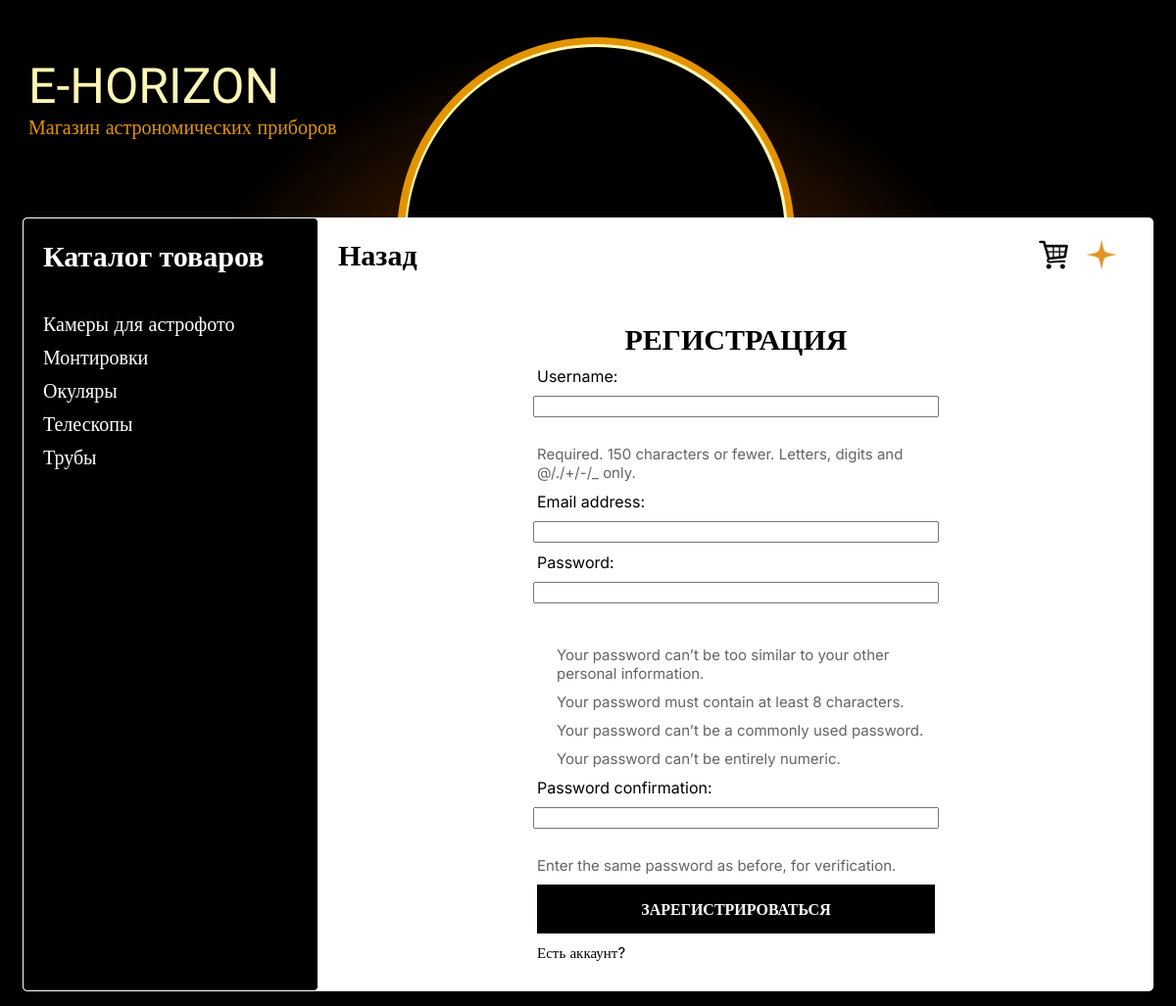
Screenshot of /register/ with the database file from the repository.
### shop/models.py (models this page shows, shortened)
class Category(models.Model):
    name = models.CharField(max_length=200, db_index=True)
    slug = models.SlugField(max_length=200, db_index=True, unique=True)
    class Meta:
        ordering = ('name',)
        verbose_name = 'Категория'
        verbose_name_plural = 'Категории'

### shop/views.py (the view)
# urls.py: path('register/', views.register_user, name='register'),
def register_user(request):
    categories = Category.objects.all()
    if request.method == 'POST':
        form2 = SignUpForm(request.POST)
        if form2.is_valid():
           form2.save()
           username = form2.cleaned_data['username']
           password = form2.cleaned_data['password1']
           user = authenticate(username=username, password=password)
           login(request, user)
           messages.success(request, ('Вы были успешно зарегистрированы!'))
           return redirect('product_list')
        else:
            print(form2.errors.as_data())
            messages.success(request, ('Что-то пошло не так!'))
            return redirect('register')
    else:
        form2 = SignUpForm()
        return render(request, 'register.html', {
        'form2':form2,
        'categories': categories
    })

### shop/forms.py
class SignUpForm(UserCreationForm):
    class Meta:
        model = User
        fields = ['username', 'email', 'password1', 'password2']

### shop/templates/register.html (shortened to what this page needs)
{% extends 'store.html' %}
{% load static %}
{% block whitezone %}
<div class="navbar">
    <a href="{{ request.META.HTTP_REFERER }}"><h2 class="categorytitle">Назад</h2></a>
    <div class="table">
        <table >
            <tr>
                <td class="cornernavbar">
                    <a href="{% url 'cart_detail' %}"><img src="{% static 'images/cart.png'%}" alt="Корзина"></a>
                </td>
                <td class="cornernavbar">
                    <a href="{% url 'get_user' %}"><img src="{% static 'images/profile.png'%}" alt="Профиль"></a>
                </td>
            </tr>
        </table>
    </div>
</div>
<div>
    <form method="post" action="{% url 'register' %}"  class="login">
        <h2 class="logintitle">РЕГИСТРАЦИЯ</h2>
        {{form2.as_table}}
        <button type="submit" class="btntocart">ЗАРЕГИСТРИРОВАТЬСЯ</button>
        <a href="{% url 'login' %}">Есть аккаунт?</a>
    </form>
</div>
{% endblock whitezone %}

### shop/templates/store.html (shortened to what this page needs)
{% extends 'main.html' %}
{% load static %}
{% block content %}
    <div class="catalog">
        <h2 class="catalogtitle">Каталог товаров</h2>
        <ul>
            {% for category in categories %}
            <li>
                <a href="{% url 'product_list_by_category' category.slug %}">{{category.name}}</a>
            </li>
            {% endfor %}
        </ul>
    </div>
    <div class="whitezone">
        {% block whitezone %}
        {% endblock whitezone %}
    </div>
{% endblock content %}

### static/css/style.css (style rules this page uses)
body { background: rgb(157,67,4); background: radial-gradient(circle, rgba(157,67,4,1) 0%, rgba(0,0,0,1) 60%); background-repeat: no-repeat; background-attachment: fixed; }
.whitezone { width: 100%; }
.navbar { display: flex; flex-direction: row; width: 100%; }
.cornernavbar { width: 30px; }
.cornernavbar > a >img { width: 30px; height: 30px; object-fit: scale-down; }
.catalog { background-color: rgb(0, 0, 0); min-width: 300px; width: 300px; border: 1px solid; border-radius: 5px; border-color: rgb(255, 255, 255); display: flex; flex-direction: column; padding-bottom: 20px; }
.catalogtitle { font-family: 'Inter'; font-size: 30px; color: #ffffff; margin-top: 20px; margin-left: 20px; }
ul { list-style-type: none; padding-left: 20px; padding-top: 5px; margin: 0px; }
li { margin-top: 10px; }
a { font-family: 'Inter'; font-size: 20px; color: #ffffff; text-decoration: none; margin-left: 0px; }
.categorytitle { font-family: 'Inter'; font-size: 30px; color: #000000; margin-top: 20px; margin-left: 20px; }
.btntocart { display: inline; font-family: 'Inter'; font-weight:bold; background-color: #000000; border: none; color: white; padding: 15px 32px; text-align: center; text-decoration: none; display: inline-block; font-size: 16px; transition-duration: 0.1s; }
h2 { font-family: 'Inter'; font-size: 30px; color: #000000; }
.login { display: flex; flex-direction: column; margin: 20px; align-items: center; }
.login > * { font-family: 'Inter'; margin: 5px; width: 50%; }
.logintitle { text-align: center; }
.login > a { color:#000000; font-size: 15px; margin-bottom: 10px; }
label { font-family: 'Inter'; }
.helptext { color:#646464; font-size: 15px; text-align: left; }
.table { margin: 20px; margin-left: auto; }
table { width: 100px; }
td { margin-left: auto; }

### rows the page displays
Category: name "Камеры для астрофото"
Category: name "Монтировки"
Category: name "Окуляры"
Category: name "Телескопы"
Category: name "Трубы"
